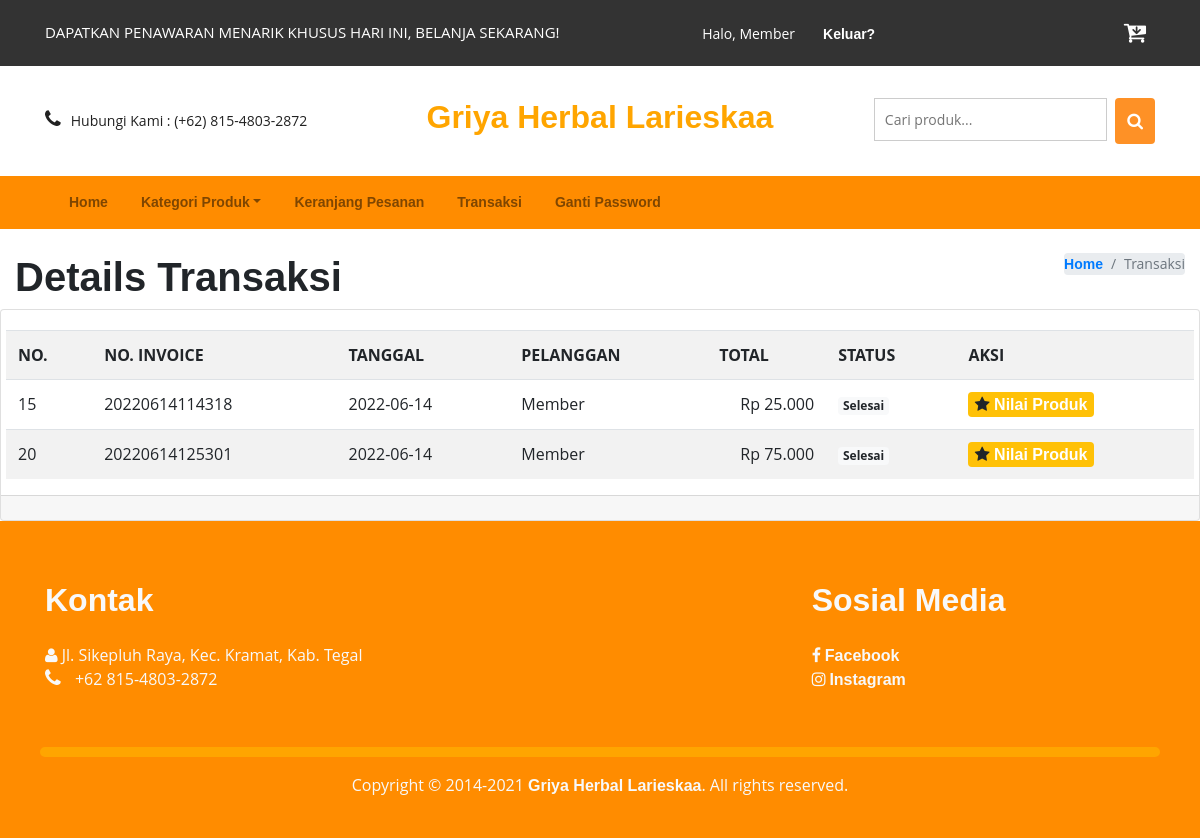
The page /view/transaksi.php (signed in) on the database as committed earlier.
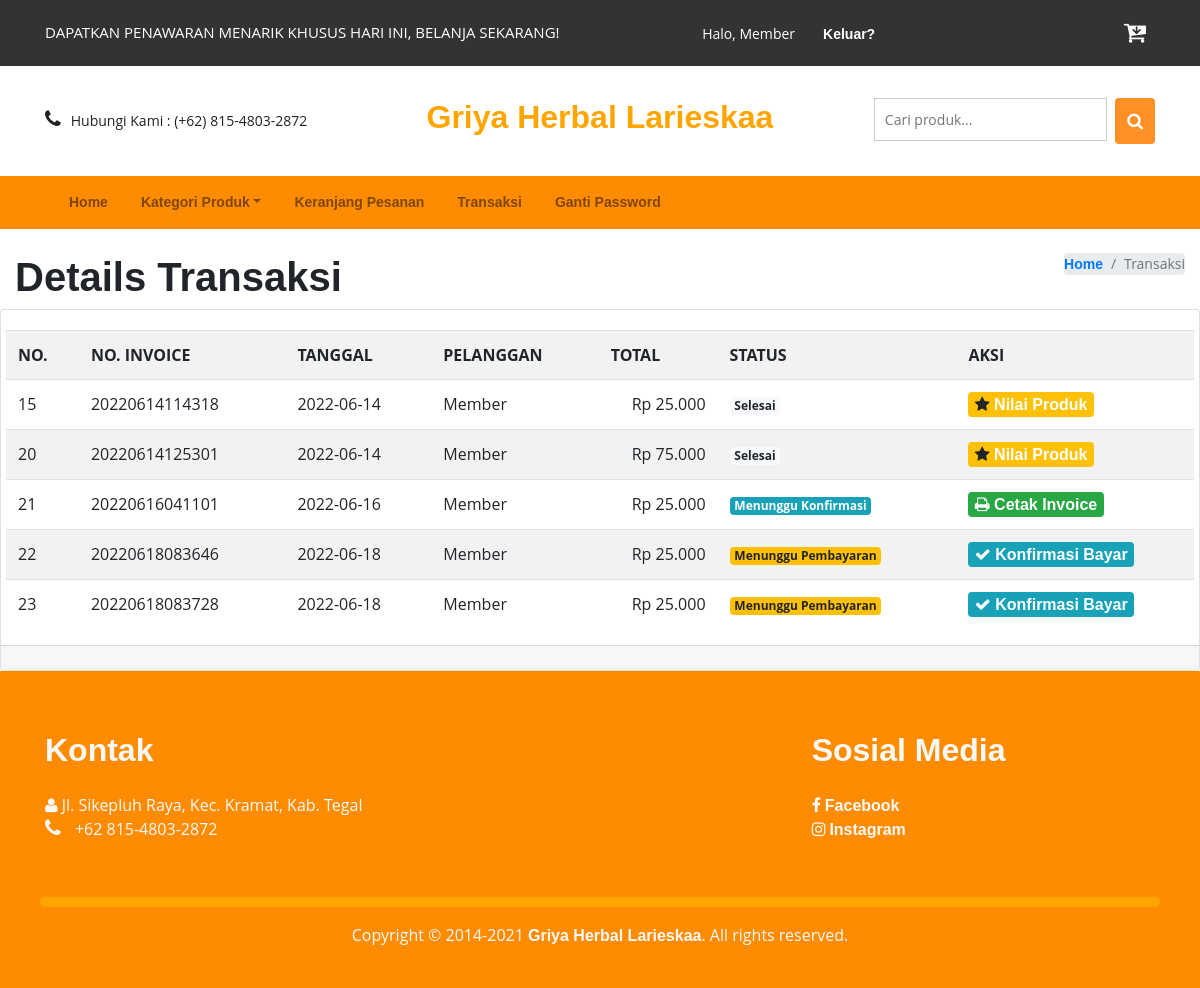
The same page on the database as committed later.
### tables this page shows
CREATE TABLE IF NOT EXISTS `transaksi_detail` (
`id_detail` int(11) NOT NULL,
  `invoice` varchar(20) NOT NULL,
  `id_produk` varchar(20) NOT NULL,
  `nama` varchar(50) NOT NULL,
  `qty` int(11) NOT NULL,
  `harga` decimal(12,2) NOT NULL
);

CREATE TABLE IF NOT EXISTS `transaksi` (
`no` int(11) NOT NULL,
  `invoice` varchar(20) NOT NULL,
  `tanggal` date NOT NULL,
  `pelanggan` varchar(20) NOT NULL,
  `total` decimal(12,2) NOT NULL,
  `status` varchar(20) NOT NULL
);

CREATE TABLE IF NOT EXISTS `pelanggan` (
`id_pel` int(11) NOT NULL,
  `user` varchar(50) NOT NULL,
  `password` text NOT NULL,
  `nama` varchar(50) NOT NULL,
  `email` varchar(50) NOT NULL,
  `telp` varchar(18) NOT NULL,
  `alamat` varchar(200) NOT NULL,
  `role` varchar(20) NOT NULL
);

### view/transaksi.php (the view, shortened to what this page needs)
<?php
include('../admin/config/connection.php');
?>
<!DOCTYPE html>
<html>
<head>
  <link href="../css/bootstrap.min.css" rel="stylesheet" type="text/css" media="all" />
  <link href="../css/style.css" rel="stylesheet" type="text/css" media="all" />
  <link href="../css/font-awesome.min.css" rel="stylesheet">
  <link href="../css/skdslider.css" rel="stylesheet">
</head>
<body>
  <div class="agileits_header">
    <div class="container">
      <div class="w3l_offers">
        <p>DAPATKAN PENAWARAN MENARIK KHUSUS HARI INI, BELANJA SEKARANG!</p>
      </div>
      <div class="agile-login">
        <ul>
          <?php
          if (!isset($_SESSION['id_pel'])) { ?>
            <li><a href="register.php"> Daftar</a></li>
            <li><a href="view/login.php">Masuk</a></li>
            <?php } else {
            if ($_SESSION['role'] == 'member') { ?>
              <li style="color:white">Halo, <?php echo $_SESSION["name"] ?>
              <li><a href="../controller/logout.php">Keluar?</a></li>
            <?php
            } else { ?>
              <li style="color:white">Halo, <?php echo $_SESSION["name"] ?>
              <li><a href="../admin">Admin Panel</a></li>
              <li><a href="../controller/logout.php">Keluar?</a></li>
          <?php
            }
          }
          ?>
        </ul>
      </div>
      <div class="product_list_header">
        <a href="keranjang.php"><button class="w3view-cart" type="submit" name="submit" value=""><i class="fa fa-cart-arrow-down" aria-hidden="true"></i></button>
        </a>
      </div>
      <div class="clearfix"> </div>
    </div>
  </div>
  <div class="logo_products">
    <div class="container">
      <div class="w3ls_logo_products_left1">
        <ul class="phone_email">
          <li><i class="fa fa-phone" aria-hidden="true"></i>Hubungi Kami : (+62) 815-4803-2872</li>
        </ul>
      </div>
      <div class="w3ls_logo_products_left">
        <h2><a href="index.php" style="color: orange;">Griya Herbal Larieskaa</a></h2>
      </div>
      <div class="w3l_search">
        <form action="cari_produk.php" method="post">
          <input type="search" name="Search" placeholder="Cari produk...">
          <button type="submit" class="btn btn-default search" aria-label="Left Align">
            <i class="fa fa-search" aria-hidden="true"> </i>
          </button>
          <div class="clearfix"></div>
        </form>
      </div>
      <div class="clearfix"> </div>
    </div>
  </div>
  <div style="background-color: #FF8C00;">
    <nav class="navbar navbar-expand-sm navbar-light">
      <div class="container">
        <div class="collapse navbar-collapse order-3 " id="navbarCollapse">
          <ul class="navbar-nav">
            <li class="nav-item">
              <a href="../index.php" class="nav-link">Home</a>
            </li>
            <li class="nav-item dropdown">
              <a id="dropdownSubMenu1" href="#" data-toggle="dropdown" aria-haspopup="true" aria-expanded="false" class="nav-link dropdown-toggle">Kategori Produk</a>
            </li>
            <li class="nav-item">
              <a href="keranjang.php" class="nav-link">Keranjang Pesanan</a>
            </li>
            <li class="nav-item">
              <a href="transaksi.php" class="nav-link">Transaksi</a>
            </li>
            <li class="nav-item">
              <a href="ganti_pass.php" class="nav-link">Ganti Password</a>
            </li>
          </ul>
        </div>
      </div>
  </div>
  </nav><br>
<?php
$pelanggan = $_SESSION['id_pel']; ?>
<div class="content-wrapper">
  <section class="content-header">
    <div class="container-fluid">
      <div class="row mb-2">
        <div class="col-sm-6">
          <h1>Details Transaksi</h1>
        </div>
        <div class="col-sm-6">
          <ol class="breadcrumb float-sm-right">
            <li class="breadcrumb-item"><a href="../index.php">Home</a></li>
            <li class="breadcrumb-item active">Transaksi</li>
          </ol>
        </div>
      </div>
    </div>
  </section>
  <section class="content">
    <div class="card card-solid">
      <div class="card-body pb-0">
        <div class="row">
          <table class="table table-striped">
            <tr>
              <th>NO.</th>
              <th>NO. INVOICE</th>
              <th>TANGGAL</th>
              <th>PELANGGAN</th>
              <th>TOTAL</th>
              <th>STATUS</th>
              <th width="20%">AKSI</th>
            </tr>
            <?php
            $result = mysqli_query(
              $conn,
              "SELECT produk.*,transaksi.*,transaksi_detail.*,pelanggan.*,transaksi_detail.qty,transaksi_detail.harga,transaksi_detail.nama as barang
          FROM transaksi_detail
          INNER JOIN produk on produk.id_produk=transaksi_detail.id_produk
          INNER JOIN transaksi on transaksi.invoice=transaksi_detail.invoice
          INNER JOIN pelanggan on pelanggan.id_pel = transaksi.pelanggan
          WHERE transaksi.pelanggan='$pelanggan'
          GROUP BY transaksi_detail.invoice
          ORDER BY transaksi_detail.id_detail"
            );
            while ($user_data = mysqli_fetch_array($result)) { ?>
              <tr>
                <td><?php echo $user_data['no'] ?></td>
                <td><?php echo $user_data['invoice'] ?></td>
                <td><?php echo $user_data['tanggal'] ?></td>
                <td><?php echo $user_data['nama'] ?></td>
                <td align="right" width="10%">Rp <?php echo number_format($user_data['total'], 0, ',', '.') ?></td>
                <td>
                  <?php if ($user_data['status'] == "Menunggu Pembayaran") { ?>
                    <span class="badge badge-warning"> <?php echo $user_data['status'] ?></span>
                  <?php } else if ($user_data['status'] == "Menunggu Konfirmasi") {  ?>
                    <span class="badge badge-info"> <?php echo $user_data['status'] ?></span>
                  <?php } else if ($user_data['status'] == "Bayar") {  ?>
                    <span class="badge badge-success"> <?php echo $user_data['status'] ?></span>
                  <?php } else if ($user_data['status'] == "Batal") {  ?>
                    <span class="badge badge-danger"> <?php echo $user_data['status'] ?></span>
                  <?php } else if ($user_data['status'] == "Proses Pengiriman") { ?>
                    <span class="badge badge-dark"> <?php echo $user_data['status'] ?></span>
                  <?php } else if ($user_data['status'] == "Selesai") { ?>
                    <span class="badge badge-light"> <?php echo $user_data['status'] ?></span>
                  <?php } ?>
                </td>
                <td>
                  <?php if ($user_data['status'] == "Menunggu Pembayaran") { ?>
                    <span class="badge badge-info fa fa-check"><a href='../view/konf_bayar.php?invoice=<?php echo $user_data['invoice'] ?>' style="color:white"> Konfirmasi Bayar</a></span>
                  <?php } ?>
                  <?php if ($user_data['status'] == "Menunggu Konfirmasi" || $user_data['status'] == "Bayar") { ?>
                    <span class="badge badge-success fa fa-print"><a href='../view/cetak_invoice.php?invoice=<?php echo $user_data['invoice'] ?>' style="color:white" target="_blank"> Cetak Invoice</a></span>
                  <?php } ?>
                  <?php if ($user_data['status'] == "Selesai") { ?>
                    <span class="badge badge-warning fa fa-star"><a href='../view/rating.php?id_produk=<?php echo $user_data['id_produk'] ?>&foto=<?php echo $user_data['foto1'] ?>' style="color:white" > Nilai Produk</a></span>
                  <?php } ?>
                </td>
              </tr>
            <?php
            } ?>
          </table>
        </div>
      </div>
      <div class="card-footer">
      </div>
    </div>
  </section>
</div>
<?php include "../layout/footer.php" ?>

### layout/footer.php (shortened to what this page needs)
<div style="background-color: #FF8C00;">
  <footer class="main-footer">
    <div class="row" style="padding: 40px;">
      <div class="col-sm-8 text text-light" style="padding: 20px;">
        <h2>Kontak</h2><br>
        <i class="fa fa-user"></i> Jl. Sikepluh Raya, Kec. Kramat, Kab. Tegal<br>
        <i class="fa fa-phone"></i> +62 815-4803-2872 <br>
      </div>
      <div class="col-sm-4 text text-light" style="padding: 20px;">
        <h2>Sosial Media</h2><br>
        <i class="fa fa-facebook"> <a href="https://www.facebook.com/profile.php?id=100078120048945" class=" text-light">Facebook</a></i> <br>
        <i class="fa fa-instagram text-light"> <a href="https://instagram.com/larieskaaherbal?igshid=YmMyMTA2M2Y=" class=" text-light">Instagram</a></i> <br>
      </div>
    <div class="col-sm-12 text text-light" style="padding-top: 20px; text-align: center;">
      <hr class="new5">
      Copyright &copy; 2014-2021 <a href="#" class=" text-light">Griya Herbal Larieskaa</a>.
      All rights reserved.
    </div>
  </footer>
  </div>
</body>
</html>

### css/style.css (style rules this page uses)
html, body { font-size: 100%; font-family: 'Open Sans', sans-serif; background:#ffffff; }
ul li,ol li { font-size:14px; }
p { margin:0; }
h1,h2,h3,h4,h5,h6,a { font-family: 'Raleway', sans-serif; margin:0; font-weight:700; }
ul,label { margin:0; padding:0; }
.agileits_header { background: #333333; padding: 12px 0; }
.w3l_offers { float: left; padding: 9px 0; width: 47%; }
.w3l_offers p { font-size: 15px; color: #fff; }
.w3l_search { float: right; width: 25.33%; margin: 0em 0 0em 0em; }
.w3l_search input[type="search"] { width: 83%; padding:10px; font-size: 14px; color: #999; outline: none; border: 1px solid #cccccc; background: none; -webkit-appearance: none; transition: 0.5s all; -webkit-transition: 0.5s all; -moz-transition: 0.5s all; }
i.fa.fa-phone { margin-right: 10px; font-size: 20px; }
button.btn.btn-default.search { background: #fe9126; padding: 11px 12px 11px; float: right; outline: none; border: none; }
.agile-login { float: left; width: 40%; text-align: center; padding: 9px 0; }
.agile-login ul li { display: inline-block; padding: 0em 1em; }
.agile-login ul li a { font-size: 1em; text-transform: capitalize; color: #fff; text-decoration: none; }
.w3l_search input[type="search"] { margin-top:0px; }
.w3l_search i.fa.fa-search { font-size: 17px; color:#fff; }
button.w3view-cart { background: transparent; border: none; }
.logo_products { padding: 2em 0; }
.w3ls_logo_products_left { float: left; text-align: center; width: 33.33%; }
.w3ls_logo_products_left1 { float: left; margin-top: 0.6em; width: 33.33%; }
.w3ls_logo_products_left1 ul.phone_email li { display:inline-block; color:#212121; }
.navbar { position: relative; min-height: 50px; margin-bottom: 10px; border: 1px solid transparent; }
.navbar-collapse { padding: 0; }
hr.new5 { border: 5px solid orange; border-radius: 5px; }
.navbar-nav > li { float: left; margin-left: 17px; }
.navbar-nav > li:nth-child(1) { margin-left: 0px; }
.navbar-collapse { padding: 0; box-shadow: none; }
.navbar { margin-bottom: 0; border: none; }
.w3view-cart { background: #3399cc; border: none; -webkit-border-radius: 50%; -moz-border-radius: 50%; -o-border-radius: 50%; -ms-border-radius: 50%; border-radius: 50%; width: 40px; height: 40px; text-align: center; outline: none; }
.w3view-cart i.fa { font-size: 24px; color: #ffffff; vertical-align: middle; }
.product_list_header { float: right; }
.breadcrumb { margin-bottom: 0 !important; padding: 0 !important; }

Rows that differ between the two databases and show on the page:
added transaksi_detail: transaksi.no "21", invoice "20220616041101", transaksi.tanggal "2022-06-16", pelanggan.nama "Member", transaksi.total "25.000", transaksi.status "Menunggu Konfirmasi"
added transaksi_detail: transaksi.no "22", invoice "20220618083646", transaksi.tanggal "2022-06-18", pelanggan.nama "Member", transaksi.total "25.000", transaksi.status "Menunggu Pembayaran"
added transaksi_detail: transaksi.no "23", invoice "20220618083728", transaksi.tanggal "2022-06-18", pelanggan.nama "Member", transaksi.total "25.000", transaksi.status "Menunggu Pembayaran"
